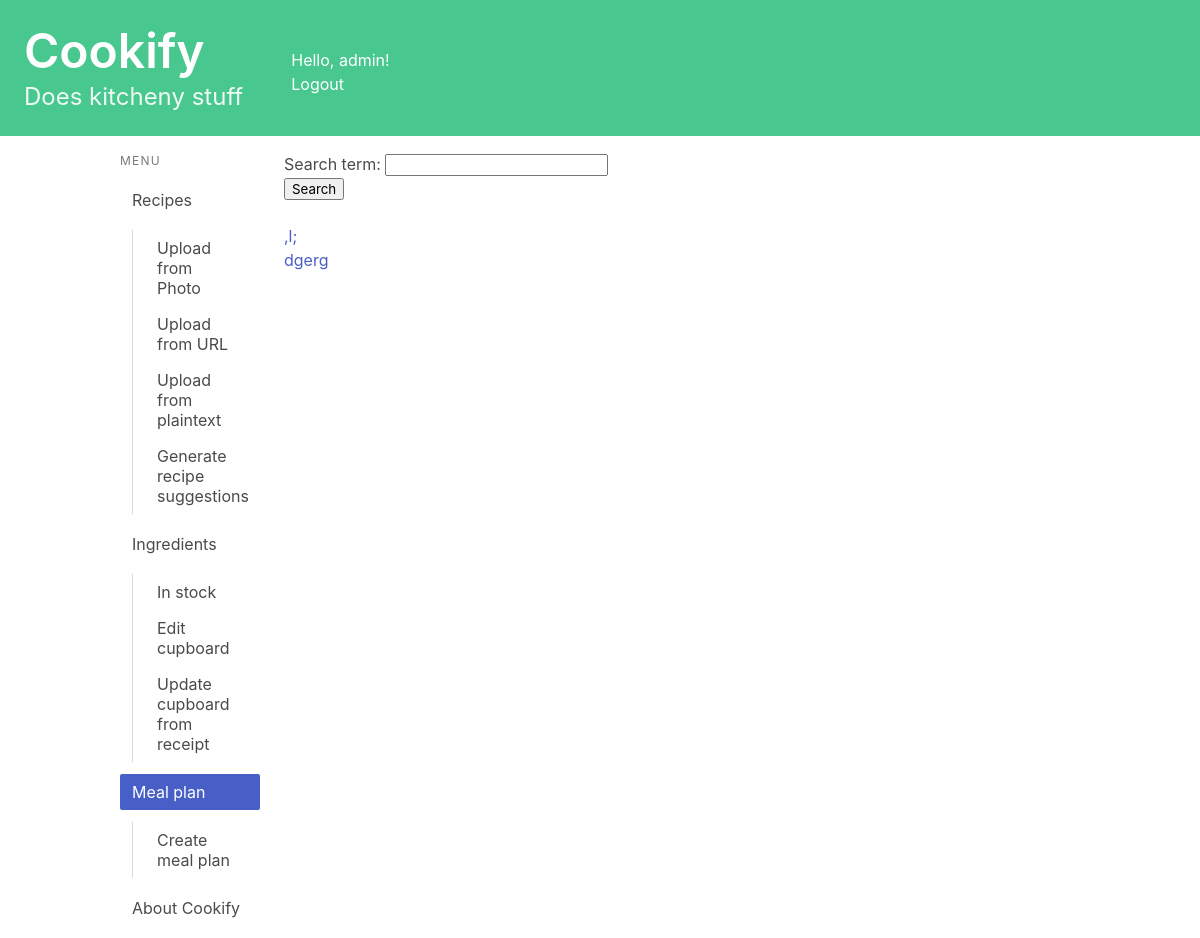
Page /mealplan/ (signed in) on the earlier database version.
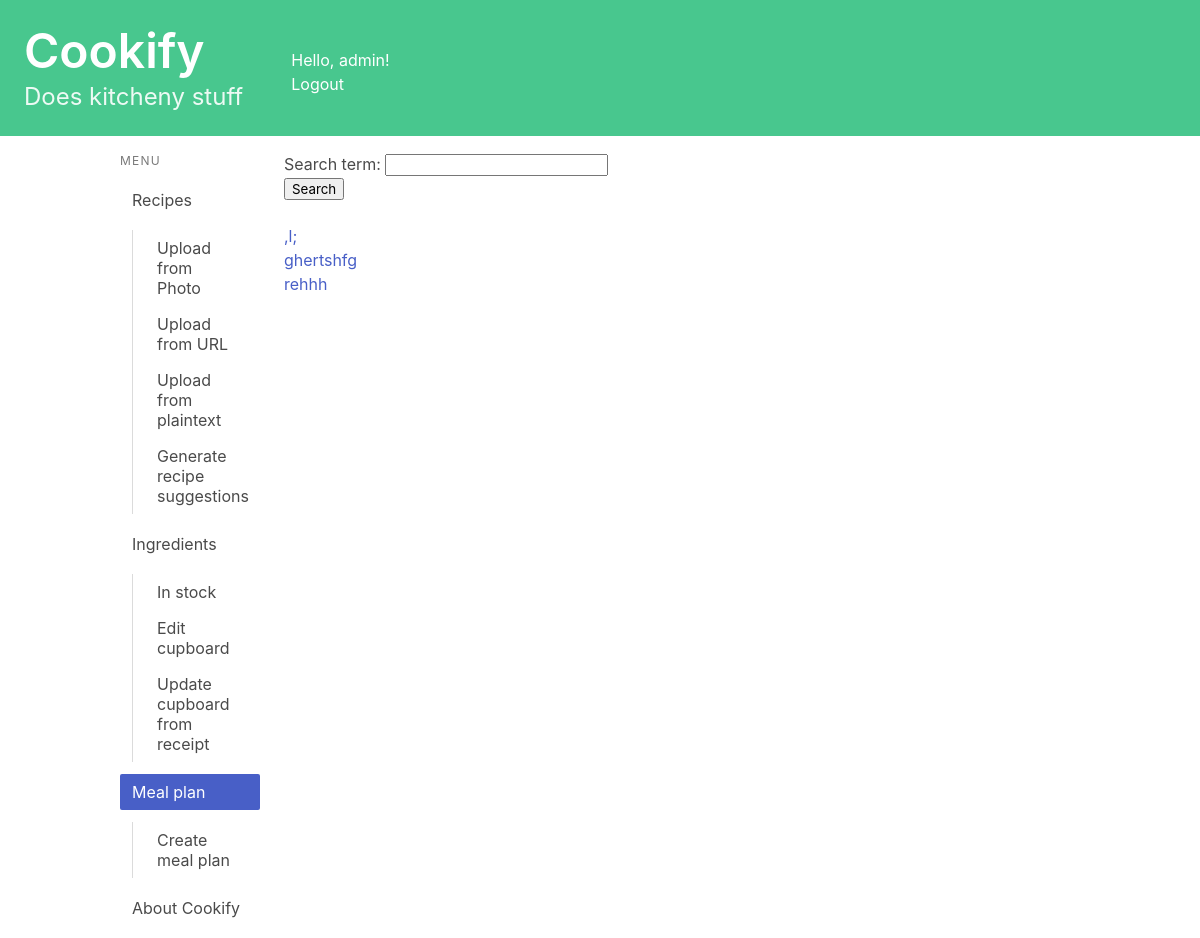
Same page on the later database version.
### mealplan/models.py (models this page shows, shortened)
class MealPlan(models.Model):
    name = models.CharField(max_length=100)
    recipes = models.ManyToManyField(Recipe)
    ingredients = models.ManyToManyField(Ingredient)
    owner = models.ForeignKey(User, on_delete=models.CASCADE, blank=True, null=True)

### mealplan/views.py (the view)
# urls.py: path('', views.meal_plan_index, name='meal_plan_index'),
@login_required
def meal_plan_index(request):
    if request.method == 'POST':
        form = SearchForm(request.POST)
        if form.is_valid():
            filtered_meal_plan = form.cleaned_data['search_term']
            meal_plan_list = MealPlan.objects.filter(name__contains=filtered_meal_plan, owner=request.user).order_by("name")
    else:
        form = SearchForm()
        meal_plan_list = MealPlan.objects.filter(owner=request.user).order_by("name")
    context = {'meal_plan_list': meal_plan_list, 'form': form}
    return render(request, 'mealplan/meal_plan_index.html', context)

### recipes/forms.py
class SearchForm(forms.Form):
    search_term = forms.CharField(max_length=50)

### recipes/templatetags/is_active.py (called while the page is built)
@register.simple_tag
def is_active(request, url):
    if reverse(url) == request.path:
        return "is-active"
    return ""

### mealplan/templates/mealplan/meal_plan_index.html (shortened to what this page needs)
{% extends 'base.html' %}
{% block content %}
<ul>
    <form method="post">
         {{ form.as_p }}
        <button type="submit">Search</button>
    </form>
    <br>
    {% if meal_plan_list %}
        {% for meal_plan in meal_plan_list %}
        <li><a href="{% url 'mealplan:meal_plan_detail' meal_plan.id %}">{{ meal_plan.name }}</a></li>
        {% endfor %}
    {% else %}
        <p>Create a meal plan to get started</p>
    {% endif %}
</ul>
{% endblock content %}

Differences in the rows shown:
removed MealPlan: name "dgerg"
added MealPlan: name "ghertshfg"
added MealPlan: name "rehhh"
